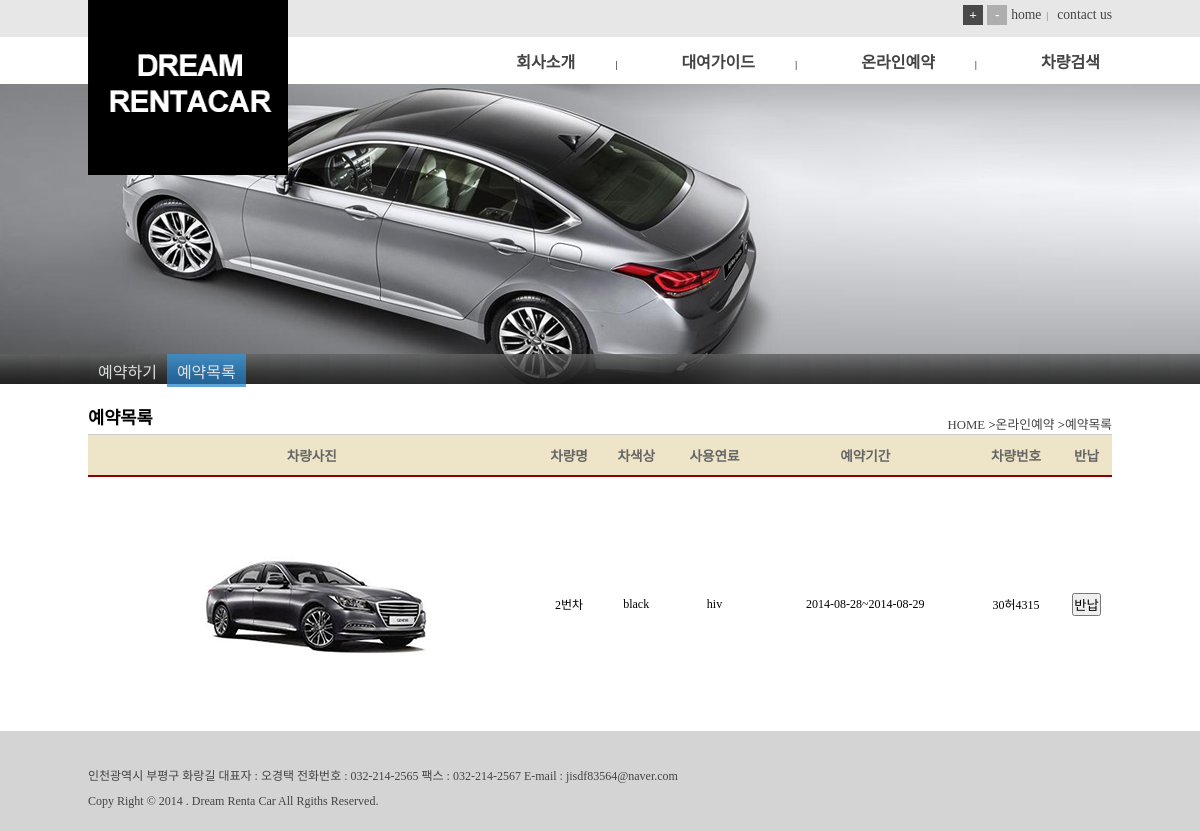
The page /view/reserve/list (signed in) on the database its author committed.
### tables this page shows
CREATE TABLE IF NOT EXISTS `reserve` (
  `idx` int(11) NOT NULL AUTO_INCREMENT,
  `color` varchar(100) NOT NULL,
  `num` varchar(122) NOT NULL,
  `fuel` varchar(100) NOT NULL,
  `start` varchar(110) NOT NULL,
  `end` varchar(110) NOT NULL,
  `name` varchar(100) NOT NULL,
  `carnum` varchar(100) NOT NULL,
  `src` varchar(111) NOT NULL,
  `chk` int(11) NOT NULL,
  PRIMARY KEY (`idx`)
);

### app/model/reserve.php (called while the page is built, shortened)
<?php
	class reserveModel extends DB{
		public function getList(){
			$sql = 'SELECT * FROM `reserve`	WHERE name=? AND chk = 0';
			$data = $this->query($sql,array($_SESSION['id']))->resultAll();
			if(sizeof($data) <= 0){
				return false;
			}else{
				return $data;
			}
		}
	}

### core/db.php (called while the page is built)
<?php
	class DB{
		private $db;
		public function __construct(){
			$this->db = new PDO('mysql:host=127.0.0.1;dbname=rent;charset=utf8','root','');
			$this->db-> setAttribute(PDO::ATTR_ERRMODE,PDO::ERRMODE_EXCEPTION);
			$this->db-> setAttribute(PDO::ATTR_STATEMENT_CLASS,array('Statement'));
		}
		public function query($sql,$arr = array()){
			try{
				$stmt = $this->db->prepare($sql);
				$stmt->execute($arr);
				return $stmt;
			}catch(PDOException $error){
				echo (nl2br($error));
			}
		}
	}

### core/db.statement.php (called while the page is built, shortened)
<?php
	class statement extends PDOStatement{
		function result($close = true){
			$data = $this->fetch();
			return $data;
		}
		function resultAll(){
			$realdata = array();
			while($data= $this->result(false)){
				$realdata[] = $data;
			}
			return $realdata;
		}
	}

### app/controller/reserve.php (the view, shortened to what this page needs)
<?php
	class reserve extends controller{
		public function _list(){
			$data = $this->model['reserve']->getList();
			$html ='';
			foreach($data as $key => $val){
				$html .= '<tr>
							<td><img src="'.$data[$key]['src'].'" title="img" alt="img"></td>
							<td>'.$data[$key]['num'].'</td>
							<td>'.$data[$key]['color'].'</td>
							<td>'.$data[$key]['fuel'].'</td>
							<td>'.$data[$key]['start'].'~'.$data[$key]['end'].'</td>
							<td>'.$data[$key]['carnum'].'</td>
							<td><input type="button" value="반납" class="returnCar" data-idx="'.$data[$key]['idx'].'"></input></td>
						 </tr>';
			}
		}
	}

### css/commen.css (style rules this page uses)
* { margin:0; padding:0; font-family:'malgun gothic'; }
input[type=button],[data-location],[data-slide] { cursor:pointer; }

### rows shown on the page
reserve: src (picture), num "2번차", color "black", fuel "hiv", start "2014-08-28", end "2014-08-29", carnum "30허4315"

### other values the page prints
$data['title'] "회사소개"
$data['title'] "대여가이드"
$data['title'] "온라인예약"
$data['title'] "차량검색"
$data['title'] "예약하기"
$data['title'] "예약목록"
$parent['title'] "온라인예약"
